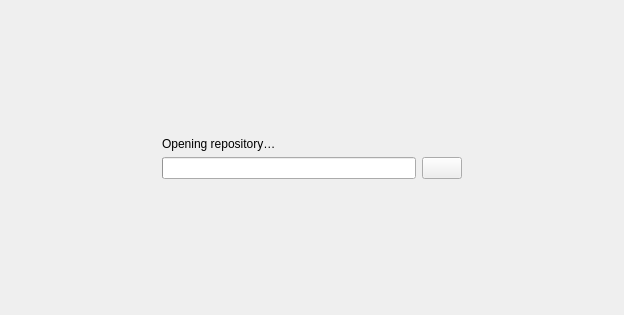
<?xml version="1.0" encoding="UTF-8"?>
<ui version="4.0">
 <class>OpenRepoProgress</class>
 <widget class="QWidget" name="OpenRepoProgress">
  <property name="geometry">
   <rect>
    <x>0</x>
    <y>0</y>
    <width>624</width>
    <height>315</height>
   </rect>
  </property>
  <property name="windowTitle">
   <string>Opening repository…</string>
  </property>
  <layout class="QGridLayout" name="gridLayout">
   <item row="0" column="1">
    <spacer name="verticalSpacer">
     <property name="orientation">
      <enum>Qt::Vertical</enum>
     </property>
     <property name="sizeHint" stdset="0">
      <size>
       <width>20</width>
       <height>40</height>
      </size>
     </property>
    </spacer>
   </item>
   <item row="2" column="3">
    <spacer name="horizontalSpacer_2">
     <property name="orientation">
      <enum>Qt::Horizontal</enum>
     </property>
     <property name="sizeHint" stdset="0">
      <size>
       <width>40</width>
       <height>20</height>
      </size>
     </property>
    </spacer>
   </item>
   <item row="3" column="1">
    <spacer name="verticalSpacer_2">
     <property name="orientation">
      <enum>Qt::Vertical</enum>
     </property>
     <property name="sizeHint" stdset="0">
      <size>
       <width>20</width>
       <height>40</height>
      </size>
     </property>
    </spacer>
   </item>
   <item row="1" column="1" colspan="2">
    <widget class="QLabel" name="label">
     <property name="minimumSize">
      <size>
       <width>300</width>
       <height>0</height>
      </size>
     </property>
     <property name="text">
      <string>Opening repository…</string>
     </property>
    </widget>
   </item>
   <item row="2" column="2">
    <widget class="QPushButton" name="abortButton">
     <property name="focusPolicy">
      <enum>Qt::NoFocus</enum>
     </property>
     <property name="toolTip">
      <string>Abort</string>
     </property>
     <property name="text">
      <string/>
     </property>
    </widget>
   </item>
   <item row="2" column="0">
    <spacer name="horizontalSpacer">
     <property name="orientation">
      <enum>Qt::Horizontal</enum>
     </property>
     <property name="sizeHint" stdset="0">
      <size>
       <width>40</width>
       <height>20</height>
      </size>
     </property>
    </spacer>
   </item>
   <item row="2" column="1">
    <widget class="QProgressBar" name="progressBar">
     <property name="textVisible">
      <bool>false</bool>
     </property>
    </widget>
   </item>
  </layout>
 </widget>
 <resources/>
 <connections/>
</ui>
